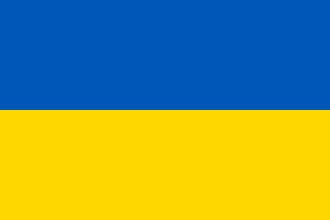
#> input picture ImageProcessing/images/ucrania-2cores.jpg, 330 x 220 px, found by its file name
$ python aula1.py
#> lines starting #> are read from the running program, lines starting #| are printed output that depends on the picture
import cv2
import numpy
import matplotlib.pyplot as plt

# Leitura da imagem
imagem = cv2.imread('ucrania-2cores.jpg')
#> imagem is the input picture: shape (220, 330, 3); mean B, G, R 92, 151, 127

# Largura, altura e canais
print('Largura em pixels: ', end='')
print(imagem.shape[1])
#| 330

print('Altura em pixels: ', end='')
print(imagem.shape[0])
#| 220

print('Qtde de canais:', end='')
print(imagem.shape[2])
#| 3

# Mostra a imagem original
cv2.imshow("Imagem Original", imagem)
cv2.imwrite("saida.jpg", imagem)

# Criando as matrizes vazias para os canais de cores
canalBlue = numpy.zeros((imagem.shape[0], imagem.shape[1], imagem.shape[2]), dtype=numpy.uint8)
canalGreen = numpy.zeros((imagem.shape[0], imagem.shape[1], imagem.shape[2]), dtype=numpy.uint8)
canalRed = numpy.zeros((imagem.shape[0], imagem.shape[1], imagem.shape[2]), dtype=numpy.uint8)

# Criando a matriz de zeros (apenas 2 dimensões) para os tons de cinza
imagemCinza = numpy.zeros((imagem.shape[0], imagem.shape[1]), dtype=numpy.uint8)

# Transformando a matriz para tons de cinza manualmente
for i in range(imagem.shape[0]):
    for j in range(imagem.shape[1]):
        # Extrai os valores de B, G e R do pixel
        b, g, r = imagem[i][j]

        # Converte para int antes de somar para que o valor não passe do limite de 255 do uint8
        media = (int(b) + int(g) + int(r)) // 3

        # Atribui a média ao pixel correspondente
        imagemCinza[i][j] = media
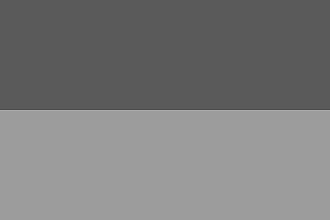
#> imagemCinza: shape (220, 330); min 74, max 172, mean 123

# Atribuindo os canais individuais
canalBlue[:,:,0] = imagem[:,:,0]
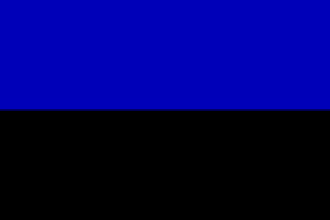
#> canalBlue: shape (220, 330, 3); mean B, G, R 92, 0, 0
canalGreen[:,:,1] = imagem[:,:,1]
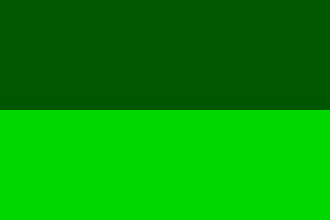
#> canalGreen: shape (220, 330, 3); mean B, G, R 0, 151, 0
canalRed[:,:,2] = imagem[:,:,2]
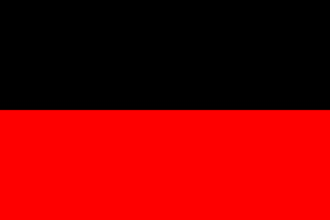
#> canalRed: shape (220, 330, 3); mean B, G, R 0, 0, 127

# Exibindo os resultados
cv2.imshow("canal Blue", canalBlue)
cv2.imshow("canal Green", canalGreen)
cv2.imshow("canal Red", canalRed)
cv2.imshow("canal Cinza", imagemCinza)

cv2.waitKey(0) # Espera pressionar qualquer tecla


import matplotlib.pyplot as plt

# Cria uma lista com 256 posições (todas zeradas) para guardar a contagem
histograma = 256 * [0]

# Varre a imagem cinza e, para cada pixel, adiciona +1 na posição correspondente ao seu tom
for i in range(imagemCinza.shape[0]):
    for j in range(imagemCinza.shape[1]):
        tom_do_pixel = imagemCinza[i][j]
        histograma[tom_do_pixel] += 1
#> after the loop, histograma = 256 values, max 35970 at index 156, min 0 at index 0, mean 283.6


# vai criar o eixo x
pixel = 256 * [0]
for i in range(256):
    pixel[i] = i

# nome do eixo x
plt.xlabel('Pixel')

# nome do eixo y
plt.ylabel('Quantidade')

# Título do gráfico
plt.title('Histograma da Imagem em Tons de Cinza')

# Cria o gráfico de barras
plt.bar(pixel, histograma, color='gray')

# Mostra o gráfico na tela
plt.show()
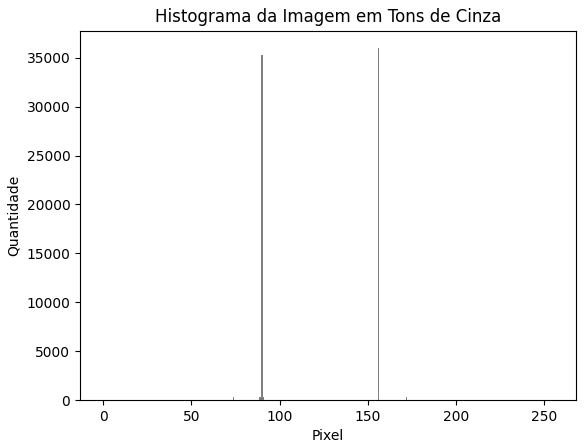
#> figure drawn by matplotlib, 1 panel; tallest bar 35970 high, from x = 155.6 to 156.4


print(imagem)
#> (printed output is left out)
